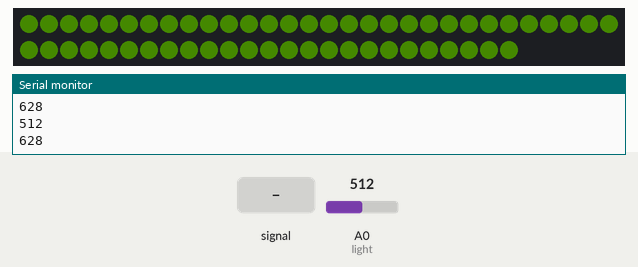
This sketch was run on a simulated Arduino Uno, built with avr-gcc and run on an emulated ATmega328P. Shown: 55 RGB LEDs in strip order, left to right, continuing on the next row, the last lines printed to the serial monitor. Inputs (shaded band) come from the test bench; at power-on: A0 (light) = 512. Dim RGB values are drawn brighter than linear; the strip is taken to match the declared colour order.

Above: at 1.2 s.
1.3 s: A0 (light) fed a 2 Hz sine of ±306 counts around its level
At 3.93 s:
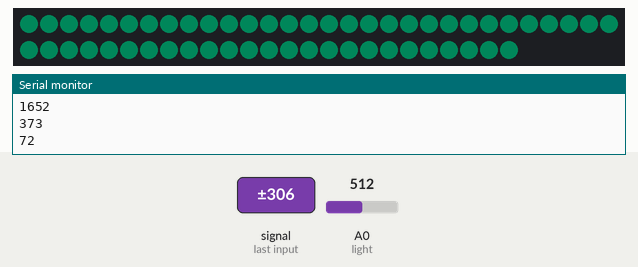
4.3 s: A0 (light) set to 716
5.8 s: A0 (light) set to 306
At 6.3 s:
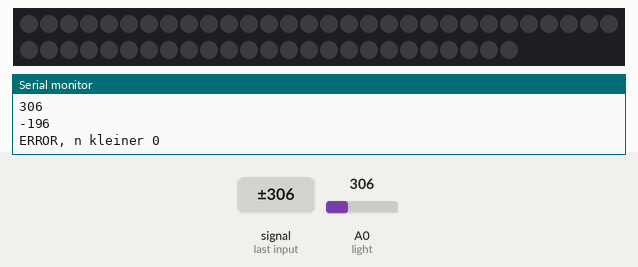
7.5 s: A0 (light) set to 511
At 8.9 s:
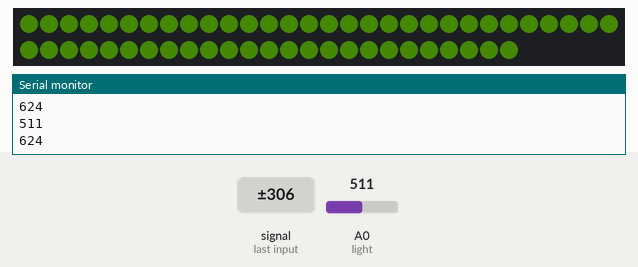
Timing chart, 0 to 10.0 s (numbered marks = the images above; inputs shaded):
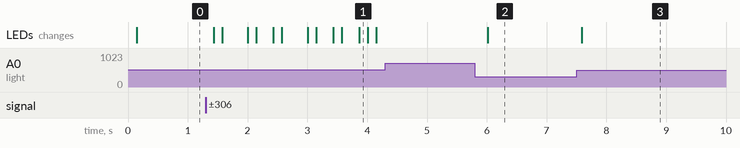

Measured:
- after the input at 1.3 s, the LEDs: first change after 0.13 s (image 1 shows a later state)
- after the input at 5.8 s, the LEDs: change after 0.22 s (image 2)
- after the input at 7.5 s, the LEDs: change after 0.09 s (image 3)

The sketch:

double.ino
```cpp
#include <Adafruit_NeoPixel.h>

#define DATA_PIN 6
#define NUM_LEDS 55

int precision =100; // genauigkeit, umgekehrt proportional
int i=0; // tmp zähler
int avgCounter = 0; // tmp zähler
long lastN =0; // tmp
int currentValue =0; //tmp
int avgOverLastN =250; // über wie viele Avg (wie viele zsm. rechnen)

int wertVonDerNiedrigstenAusgabe = 354; // niedrigster Wert, welcher vom Sensor ausgegeben wird 352, 354 gut wenn licht auch mal ausgehen soll
int stufenSize = 5;
int multiplikatorLEDs = 4;

int loudnessLvl = 1;

int farbe_rot;
int farbe_gruen;
int farbe_blau;

Adafruit_NeoPixel pixels = Adafruit_NeoPixel(NUM_LEDS, DATA_PIN, NEO_RBG + NEO_KHZ800);

void setup() {
  // initialize serial communication at 9600 bits per second:
  Serial.begin(9600);

    pixels.setBrightness(10);
  pixels.begin();


}

// the loop routine runs over and over again forever:
void loop() {
  // wie oft der Input des Sensors gemessen wird
if (i >= precision) {
  light();
 avgCounter++; // zählt jeden eingang in die if(i%precision)
 i=0;
} // precision loop ENDE
i++;

} // loop ENDE


void light () {
   // read the input on analog pin 0:
  int sensorValue = analogRead(A0);
  // print out the value you read:
  lastN += sensorValue;
  //Serial.println(avgCounter);
  if( avgCounter >= avgOverLastN){

 // Summe der letzen N Messungen /N
 currentValue = (lastN / avgOverLastN);
 Serial.println(currentValue);
 loudnessLvl = loudnessAsInteger();

 setColorOnLoudness();
 lightUpN((currentValue - (wertVonDerNiedrigstenAusgabe +1)) * multiplikatorLEDs); // Damit n bei 0 beginnt, -1 um öfters 0 zu haben


 //Serial.println(currentValue);
 //Serial.println(loudnessAsInteger());
 lastN = 0;
 avgCounter =0;
  }
  }

int loudnessAsInteger() {
int r =7;
 if(currentValue <= wertVonDerNiedrigstenAusgabe ) {
  return 1;
 }
 if(currentValue <= (wertVonDerNiedrigstenAusgabe + stufenSize) ) {
  return 2;
 }
 if(currentValue <= (wertVonDerNiedrigstenAusgabe +(2* stufenSize)) ) {
  return 3;
 }
 if(currentValue <= (wertVonDerNiedrigstenAusgabe + (3* stufenSize)) ) {
  return 4;
 }
 if(currentValue <= (wertVonDerNiedrigstenAusgabe +(4* stufenSize)) ) {
  return 5;
 }
 if(currentValue <= (wertVonDerNiedrigstenAusgabe +(6* stufenSize)) ) {
  return 6;
 }
 return r;
}

void setColorOnLoudness() {
  if(loudnessLvl == 1 ) {
    //leise
    setColor(255, 0,0);
  return;
 }
 if(loudnessLvl == 2 ) {
  setColor(0, 255, 0);
  return;
 }
 if(loudnessLvl == 3 ) {
  setColor(0, 0, 255);
  return;
 }
 if(loudnessLvl == 4 ) {
  setColor(232, 23, 190);
  return;
 }
 if(loudnessLvl == 5) {
  setColor(145, 14, 227);
  return;
 }
 if(loudnessLvl == 6) {
  setColor(12, 123, 235);
  return;
 }
 // ganz laut
 setColor(12, 123, 235);
 return;
}

void setColor(int rot, int gruen, int blau) {
  farbe_rot = gruen;
  farbe_gruen = blau;
  farbe_blau = rot;
}

void lightUpN(int n) {
  Serial.println(n);
  if (n < 0) {
    Serial.println("ERROR, n kleiner 0");
  }
  for (int i = 0; i<=n; i++) {
    pixels.setPixelColor(i, pixels.Color(farbe_rot,farbe_gruen,farbe_blau));

  }
  for (int i=n; i<= NUM_LEDS; i++) {
    pixels.setPixelColor(i, pixels.Color(0,0,0));
  }
  pixels.show();
}
```
